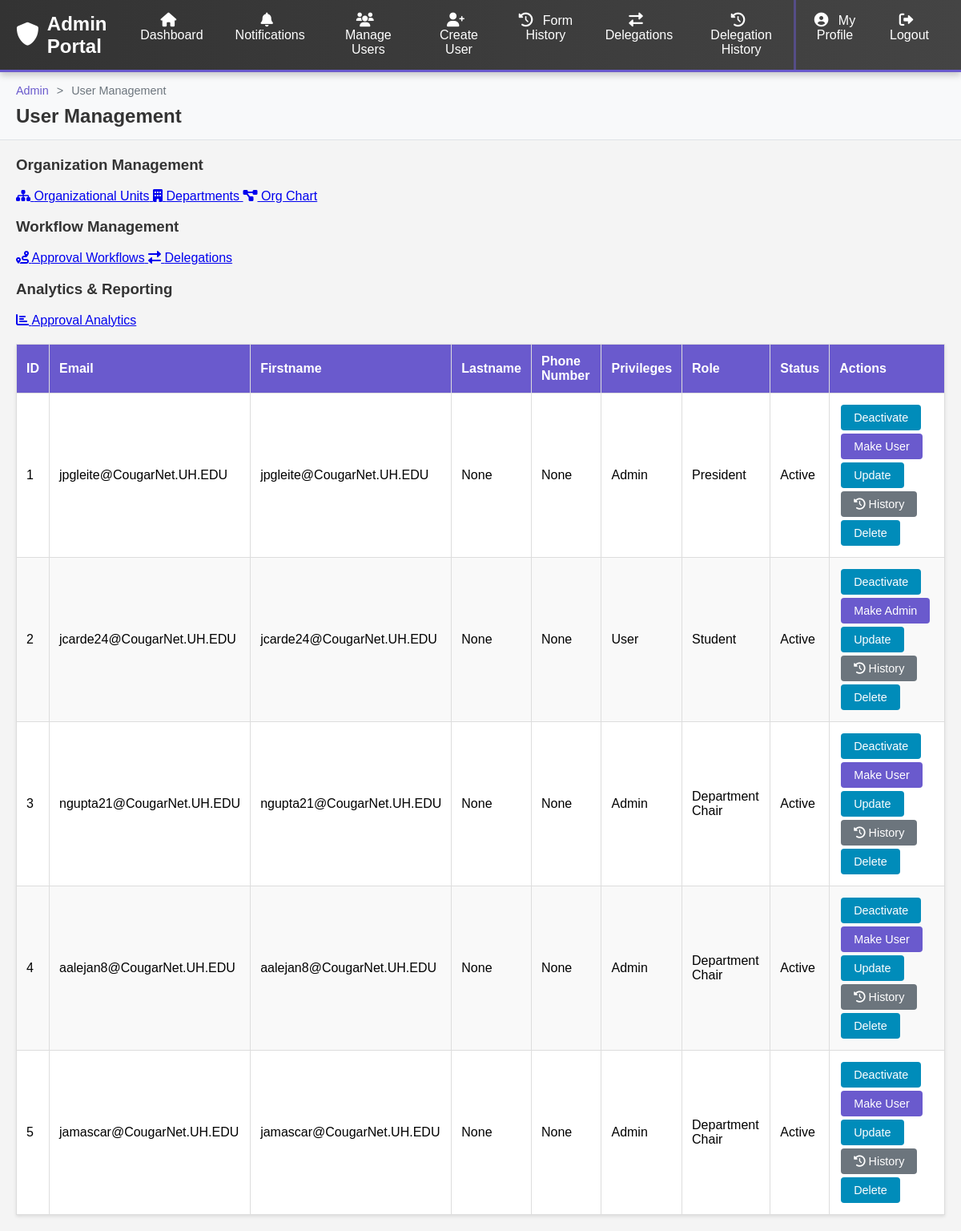
Page /a on the earlier database version.
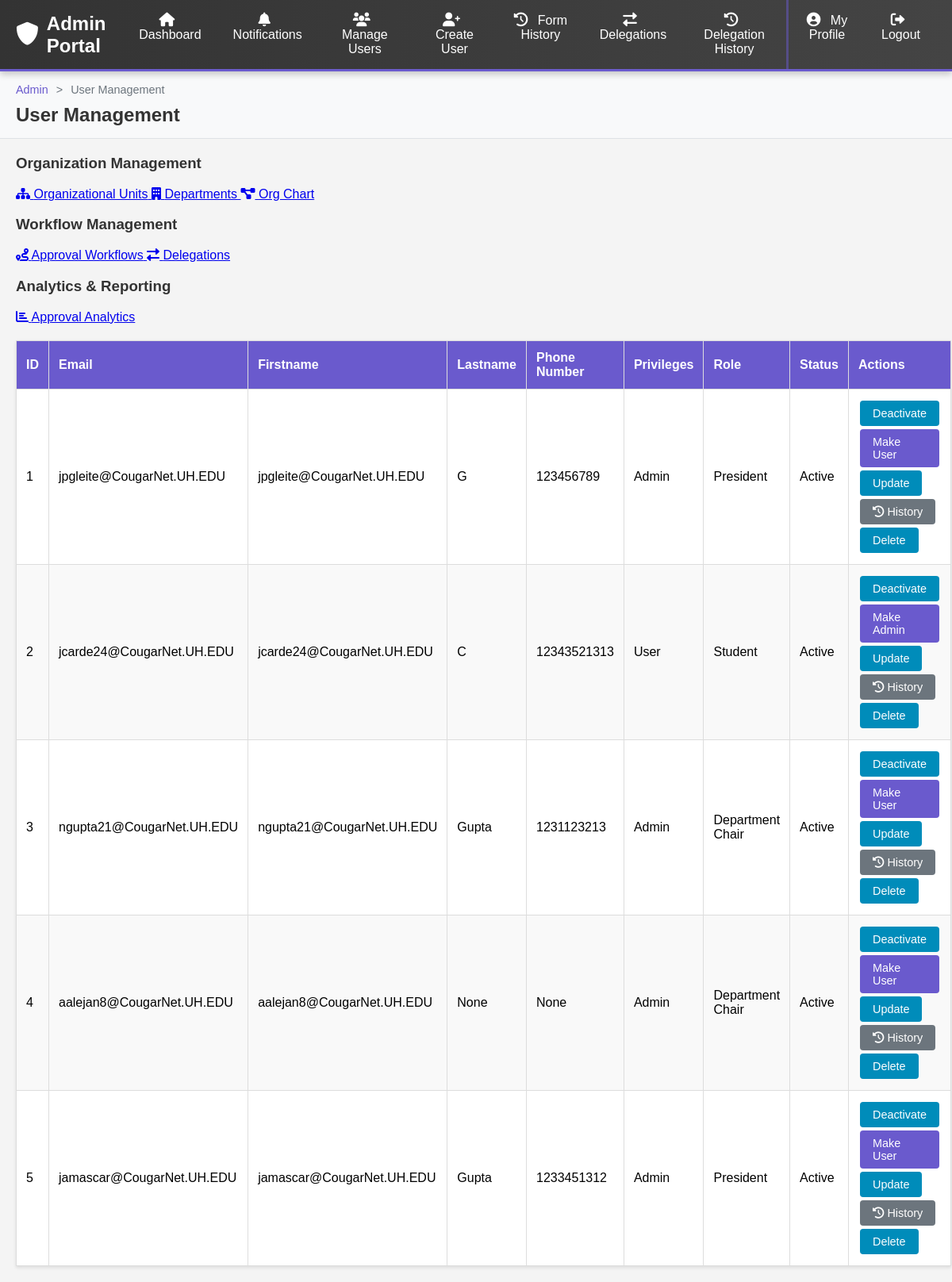
Same page on the later database version.
### main.py (models this page shows, shortened)
class Profile(db.Model):
    id = db.Column(db.Integer, primary_key=True)
    first_name = db.Column(db.String(20), nullable=True)
    last_name = db.Column(db.String(20), nullable=True)
    active = db.Column(db.Boolean, default=True, nullable=True)
    pass_word = db.Column(db.String(200), nullable=False)  # Hashed passwords
    privilages_ = db.Column(db.String(20), default='user')
    user_roles = db.relationship('UserRole', back_populates='user')
    email_ = db.Column(db.String(100), nullable=True)
    usertokenid = db.Column(db.String(100), nullable=True)
    bio = db.Column(db.Text, nullable=True)
    phoneN_ = db.Column(db.String(200), nullable=True)
    address = db.Column(db.String(200), nullable=True)
    enroll_status = db.Column(db.String(200), nullable=True)
    date_created = db.Column(db.DateTime, default=datetime.utcnow)

class UserRole(db.Model):
    __tablename__ = 'user_roles'
    id = db.Column(db.Integer, primary_key=True)
    user_id = db.Column(db.Integer, db.ForeignKey('profile.id'))
    role_id = db.Column(db.Integer, db.ForeignKey('roles.id'))
    department_id = db.Column(db.Integer, db.ForeignKey('departments.id'))
    role = db.relationship('Role', back_populates='user_roles')
    department = db.relationship('Department')
    user = db.relationship('Profile', back_populates='user_roles')

class Role(db.Model):
    __tablename__ = 'roles'
    id = db.Column(db.Integer, primary_key=True)
    name = db.Column(db.String(50), unique=True)  # student, department_chair, president
    level = db.Column(db.Integer)  # 1=student, 2=chair, 3=president
    user_roles = db.relationship('UserRole', back_populates='role')

### main.py (the view)
@app.route('/a')
def ad():
    profiles = Profile.query.all()  # Retrieve all profiles from the database
    return render_template('adminpage.html', profiles=profiles)

### main.py (called while the page is built)
@app.before_request
def check_user_active():
    user_id = session.get('user_id')
    if user_id:
        user = Profile.query.get(user_id)
        if user and not user.active and user.privilages_ != 'admin':
            session.clear()  # Clear session to prevent further access
            return redirect(url_for('deactivated'))  # Redirect to a deactivated page

### templates/adminpage.html (shortened to what this page needs)
<!DOCTYPE html>
<html>
  <head>
    <link
      rel="stylesheet"
      href="https://cdnjs.cloudflare.com/ajax/libs/font-awesome/6.0.0/css/all.min.css"
    />
    <link
      rel="stylesheet"
      href="{{ url_for('static', filename='css/admin_navbar.css') }}"
    />
  </head>
  <body>
    <nav class="admin-navbar">
      <div class="nav-container">
        <div class="top-bar">
          <a href="/ap" class="logo">
            <i class="fas fa-shield-alt"></i> Admin Portal
          </a>
        </div>
        <div class="nav-links">
          <a href="/ap"><i class="fas fa-home"></i> Dashboard</a>
          <a href="/notifications"><i class="fas fa-bell"></i> Notifications</a>
          <a href="/adminpage"><i class="fas fa-users"></i> Manage Users</a>
          <a href="/create"><i class="fas fa-user-plus"></i> Create User</a>
          <a href="/form_history"
            ><i class="fas fa-history"></i> Form History</a
          >
          <a href="{{ url_for('admin_delegations') }}"
            ><i class="fas fa-exchange-alt"></i> Delegations</a
          >
          <a href="{{ url_for('delegation_history') }}"
            ><i class="fas fa-history"></i> Delegation History</a
          >
          <a href="/profile" class="profile-link"
            ><i class="fas fa-user-circle"></i> My Profile</a
          >
          <a href="{{ url_for('logout') }}"
            ><i class="fas fa-sign-out-alt"></i> Logout</a
          >
        </div>
      </div>
    </nav>
    <div class="page-header">
      <ul class="breadcrumb">
        <li><a href="/ap">Admin</a></li>
        <li class="current">User Management</li>
      </ul>
      <h2>User Management</h2>
    </div>
    <div class="main-container">
      <div class="admin-dashboard">
        <div class="dashboard-section">
          <h3>Organization Management</h3>
          <div class="dashboard-links">
            <a href="{{ url_for('admin_org_units') }}" class="dashboard-link">
              <i class="fas fa-sitemap"></i>
              <span>Organizational Units</span>
            </a>
            <a href="{{ url_for('admin_departments') }}" class="dashboard-link">
              <i class="fas fa-building"></i>
              <span>Departments</span>
            </a>
            <a href="{{ url_for('admin_org_chart') }}" class="dashboard-link">
              <i class="fas fa-project-diagram"></i>
              <span>Org Chart</span>
            </a>
          </div>
        </div>
        <div class="dashboard-section">
          <h3>Workflow Management</h3>
          <div class="dashboard-links">
            <a href="{{ url_for('admin_workflows') }}" class="dashboard-link">
              <i class="fas fa-route"></i>
              <span>Approval Workflows</span>
            </a>
            <a href="{{ url_for('admin_delegations') }}" class="dashboard-link">
              <i class="fas fa-exchange-alt"></i>
              <span>Delegations</span>
            </a>
          </div>
        </div>
        <div class="dashboard-section">
          <h3>Analytics & Reporting</h3>
          <div class="dashboard-links">
            <a
              href="{{ url_for('approval_analytics') }}"
              class="dashboard-link"
            >
              <i class="fas fa-chart-bar"></i>
              <span>Approval Analytics</span>
            </a>
          </div>
        </div>
      </div>
      <table>
        <thead>
          <tr>
            <th>ID</th>
            <th>Email</th>
            <th>Firstname</th>
            <th>Lastname</th>
            <th>Phone Number</th>
            <th>Privileges</th>
            <th>Role</th>
            <th>Status</th>
            <th>Actions</th>
          </tr>
        </thead>
        <tbody>
          {% for data in profiles %}
          <tr>
            <td>{{ data.id }}</td>
            <td>{{data.email_}}</td>
            <td>{{ data.first_name }}</td>
            <td>{{ data.last_name }}</td>
            <td>{{ data.phoneN_ }}</td>
            <td>
              {% if data.privilages_ == "admin" %} Admin {% else %} User {%
              endif %}
            </td>
            <td>
              {% if data.user_roles %} {% for user_role in data.user_roles %}
              <span class="role-badge role-{{ user_role.role.name }}">
                {{ user_role.role.name|replace('_', ' ')|title }}
              </span>
              {% endfor %} {% else %}
              <span class="role-badge role-student">Student</span>
              {% endif %}
            </td>
            <td>{% if data.active %} Active {% else %} Inactive {% endif %}</td>
            <td>
              <a href="/active/{{ data.id }}" class="action-btn">
                {% if data.active %} Deactivate {% else %} Activate {% endif %}
              </a>
              <a href="/priv/{{ data.id }}" class="priv-btn">
                {% if data.privilages_ == "user" %} Make Admin {% else %} Make
                User {% endif %}
              </a>
              <a href="/update/{{ data.id }}" class="action-btn">Update</a>
              <a href="/history/{{ data.id }}" class="history-btn">
                <i class="fas fa-history"></i> History
              </a>
              <a
                href="/delete/{{ data.id }}"
                class="action-btn"
                onclick="return confirm('Are you sure you want to delete this user?')"
                >Delete</a
              >
            </td>
          </tr>
          {% endfor %}
        </tbody>
      </table>
    </div>
  </body>
</html>

### static/css/admin_navbar.css (style rules this page uses)
.admin-navbar { background: linear-gradient(90deg, #333 0%, #444 100%); overflow: hidden; box-shadow: 0 4px 10px rgba(0, 0, 0, 0.2); position: sticky; top: 0; z-index: 1000; border-bottom: 3px solid #6a5acd; }
.admin-navbar .nav-container { display: flex; justify-content: space-between; align-items: center; max-width: 1200px; margin: 0 auto; padding: 0 20px; }
.admin-navbar .logo { color: white; font-weight: bold; font-size: 1.5rem; padding: 14px 0; text-decoration: none; display: flex; align-items: center; transition: all 0.3s ease; }
.admin-navbar .logo i { margin-right: 10px; font-size: 1.2em; }
.admin-navbar .nav-links { display: flex; margin: 0; padding: 0; }
.admin-navbar .nav-links a { display: flex; align-items: center; color: #f0f0f0; text-align: center; padding: 16px 20px; text-decoration: none; transition: all 0.3s ease; position: relative; font-weight: 500; }
.admin-navbar .nav-links a i { margin-right: 8px; font-size: 1.1em; }
.admin-navbar .nav-links a.profile-link { border-left: 3px solid rgba(106, 90, 205, 0.5); }

### templates/adminpage.html (style rules this page uses)
body { background-color: #f4f4f4; font-family: Arial, sans-serif; margin: 0; padding: 0; color: #333; }
.admin-navbar { background-color: #333; overflow: hidden; box-shadow: 0 4px 8px rgba(0, 0, 0, 0.2); position: sticky; top: 0; z-index: 1000; }
.admin-navbar .nav-container { display: flex; justify-content: space-between; align-items: center; max-width: 1200px; margin: 0 auto; padding: 0 20px; }
.admin-navbar .logo { color: white; font-weight: bold; font-size: 1.5rem; padding: 14px 0; text-decoration: none; display: flex; align-items: center; }
.admin-navbar .logo i { margin-right: 10px; }
.admin-navbar .nav-links { display: flex; }
.admin-navbar .nav-links a { display: block; color: white; text-align: center; padding: 16px 20px; text-decoration: none; transition: all 0.3s ease; }
.page-header { background-color: #f8f9fa; padding: 15px 20px; border-bottom: 1px solid #dee2e6; max-width: 1200px; margin: 0 auto; }
.page-header .breadcrumb { display: flex; list-style: none; padding: 0; margin: 0; }
.page-header .breadcrumb li { display: inline; font-size: 0.9rem; }
.page-header .breadcrumb li:not(:last-child)::after { content: ">"; margin: 0 10px; color: #6c757d; }
.page-header .breadcrumb a { color: #6a5acd; text-decoration: none; }
.page-header .breadcrumb .current { color: #6c757d; font-weight: 500; }
.page-header h2 { margin: 10px 0 0 0; color: #333; }
.main-container { max-width: 1200px; margin: 20px auto; padding: 0 20px; }
table { width: 100%; border-collapse: collapse; background-color: #fff; color: #000; margin-top: 20px; box-shadow: 0 2px 4px rgba(0, 0, 0, 0.1); }
th, td { border: 1px solid #ddd; padding: 12px; text-align: left; }
th { background-color: #6a5acd; color: #fff; font-weight: 600; }
tr:nth-child(even) { background-color: #f9f9f9; }
.action-btn { display: inline-block; background-color: #008cba; color: #fff; padding: 8px 16px; text-decoration: none; font-size: 0.9rem; border-radius: 4px; transition: background-color 0.3s ease; margin: 2px; }
.priv-btn { display: inline-block; background-color: #6a5acd; color: #fff; padding: 8px 16px; text-decoration: none; font-size: 0.9rem; border-radius: 4px; transition: background-color 0.3s ease; margin: 2px; }
.history-btn { display: inline-block; background-color: #6c757d; color: #fff; padding: 8px 16px; text-decoration: none; font-size: 0.9rem; border-radius: 4px; transition: background-color 0.3s ease; margin: 2px; }

Differences in the rows shown:
removed UserRole: role.name "Department Chair", shown under Profile "jamascar@CougarNet.UH.EDU"
changed Profile "jpgleite@CougarNet.UH.EDU": last_name "None" → "G"; phoneN_ "None" → "123456789"
changed Profile "jcarde24@CougarNet.UH.EDU": last_name "None" → "C"; phoneN_ "None" → "12343521313"
changed Profile "ngupta21@CougarNet.UH.EDU": last_name "None" → "Gupta"; phoneN_ "None" → "1231123213"
changed Profile "jamascar@CougarNet.UH.EDU": last_name "None" → "Gupta"; phoneN_ "None" → "1233451312"
added UserRole: role.name "President", shown under Profile "jamascar@CougarNet.UH.EDU"
